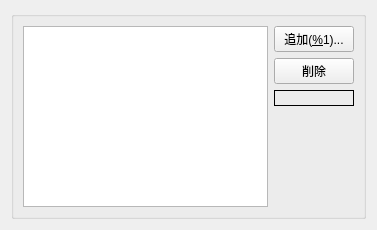
<?xml version="1.0" encoding="UTF-8"?>
<ui version="4.0">
 <class>AddableListWidget</class>
 <widget class="QWidget" name="AddableListWidget">
  <property name="geometry">
   <rect>
    <x>0</x>
    <y>0</y>
    <width>377</width>
    <height>230</height>
   </rect>
  </property>
  <property name="windowTitle">
   <string>Form</string>
  </property>
  <layout class="QVBoxLayout" name="verticalLayout_2">
   <item>
    <widget class="QGroupBox" name="groupBox">
     <property name="title">
      <string/>
     </property>
     <layout class="QHBoxLayout" name="horizontalLayout">
      <item>
       <widget class="QListView" name="listView"/>
      </item>
      <item>
       <layout class="QVBoxLayout" name="verticalLayout">
        <item>
         <widget class="QPushButton" name="pushButton_Add">
          <property name="text">
           <string>追加(&amp;%1)...</string>
          </property>
         </widget>
        </item>
        <item>
         <widget class="QPushButton" name="pushButton_Del">
          <property name="text">
           <string>削除</string>
          </property>
         </widget>
        </item>
        <item>
         <widget class="QLabel" name="label_Description">
          <property name="frameShape">
           <enum>QFrame::Shape::Box</enum>
          </property>
          <property name="text">
           <string/>
          </property>
          <property name="alignment">
           <set>Qt::AlignmentFlag::AlignLeading|Qt::AlignmentFlag::AlignLeft|Qt::AlignmentFlag::AlignTop</set>
          </property>
          <property name="wordWrap">
           <bool>true</bool>
          </property>
         </widget>
        </item>
        <item>
         <spacer name="verticalSpacer">
          <property name="orientation">
           <enum>Qt::Orientation::Vertical</enum>
          </property>
          <property name="sizeHint" stdset="0">
           <size>
            <width>20</width>
            <height>40</height>
           </size>
          </property>
         </spacer>
        </item>
       </layout>
      </item>
     </layout>
    </widget>
   </item>
  </layout>
 </widget>
 <resources/>
 <connections>
  <connection>
   <sender>pushButton_Add</sender>
   <signal>clicked()</signal>
   <receiver>AddableListWidget</receiver>
   <slot>onClick_pushButton_Add()</slot>
   <hints>
    <hint type="sourcelabel">
     <x>319</x>
     <y>32</y>
    </hint>
    <hint type="destinationlabel">
     <x>188</x>
     <y>115</y>
    </hint>
   </hints>
  </connection>
  <connection>
   <sender>pushButton_Del</sender>
   <signal>clicked()</signal>
   <receiver>AddableListWidget</receiver>
   <slot>onClick_pushButton_Del()</slot>
   <hints>
    <hint type="sourcelabel">
     <x>319</x>
     <y>62</y>
    </hint>
    <hint type="destinationlabel">
     <x>188</x>
     <y>115</y>
    </hint>
   </hints>
  </connection>
  <connection>
   <sender>listView</sender>
   <signal>clicked(QModelIndex)</signal>
   <receiver>AddableListWidget</receiver>
   <slot>onClick_listView()</slot>
   <hints>
    <hint type="sourcelabel">
     <x>146</x>
     <y>115</y>
    </hint>
    <hint type="destinationlabel">
     <x>188</x>
     <y>115</y>
    </hint>
   </hints>
  </connection>
 </connections>
 <slots>
  <slot>onClick_pushButton_Add()</slot>
  <slot>onClick_pushButton_Del()</slot>
  <slot>onClick_listView()</slot>
 </slots>
</ui>
